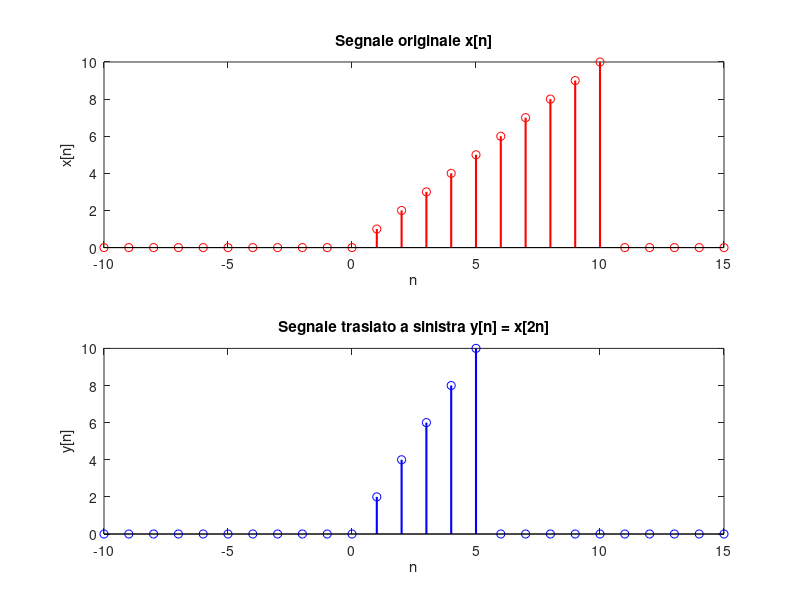

Write MATLAB code to recreate this figure.
% Genera il segnale x[n]
n = -10:15;
x = zeros(size(n));
i = (n>=0) & (n<=10);
x(i) = n(i);

% Creazione del vettore 2n
n_shifted = 2*n;

% Creazione del vettore y
y = zeros(size(n_shifted));
i = (n_shifted >= 0) & (n_shifted <= 10);
y(i) = n_shifted(i);

% Rappresenta graficamente i segnali
subplot(2,1,1);
stem(n, x, 'r', 'LineWidth', 1.5);
title('Segnale originale x[n]');
xlabel('n');
ylabel('x[n]');

subplot(2,1,2);
stem(n, y, 'b', 'LineWidth', 1.5);
title(['Segnale traslato a sinistra y[n] = x[2n]']);
xlabel('n');
ylabel('y[n]');
